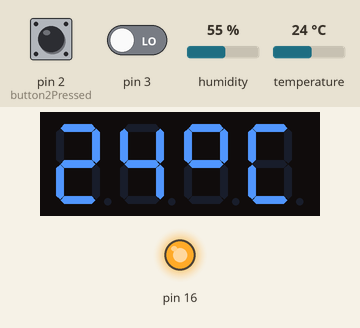
This sketch was run on a simulated Arduino Uno, built with avr-gcc and run on an emulated ATmega328P. On the bench: 4-digit seven-segment display, output pins drawn as LEDs (lit = HIGH). The test bench sets the inputs (shaded band); at power-on: pin 2 (button2Pressed) HIGH, temperature 24 °C, pin 3 LOW, humidity 55 %. What the sketch prints to the serial monitor is not drawn.

Above: at 3.3 s.
3.4 s: pin 2 (button2Pressed) pulled LOW for 2.9 s
At 5.5 s:
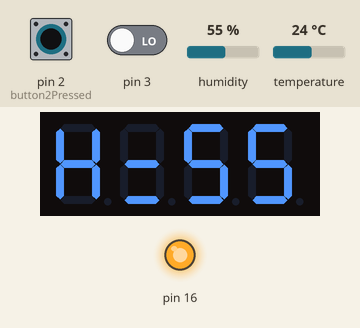
9.0 s: temperature set to 21 °C
At 12.0 s:
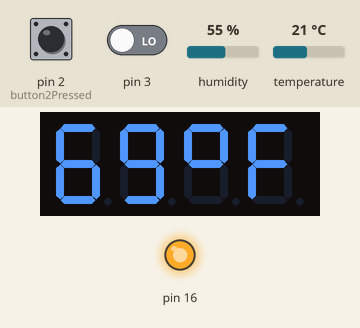
12.8 s: temperature set to 18 °C
At 16.0 s:
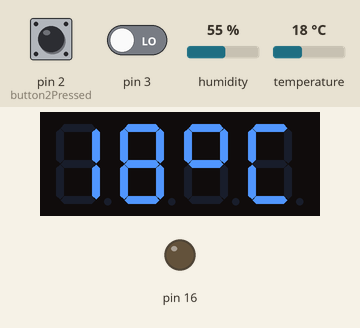
19.7 s: pin 2 (button2Pressed) pulled LOW for 2.9 s
At 21.4 s:
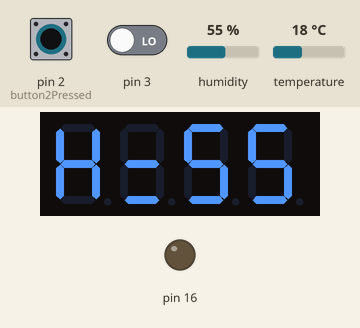
24.1 s: temperature set to 12 °C
At 26.8 s:
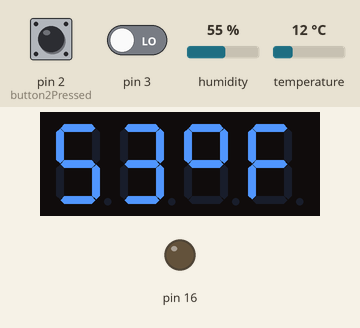
Timing chart, 0 to 28.3 s (numbered marks = the images above; inputs shaded):
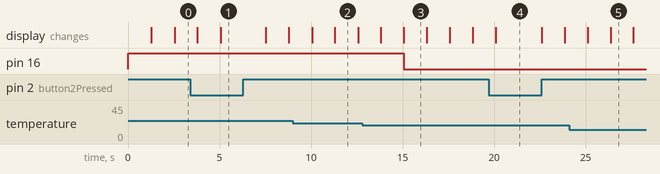

The sketch:

Dht_display_code.ino
```cpp
#include <SevSeg.h>
//#include <stdlib.h>
#include <DHT.h>
//#include <DHT_U.h>

// Setup for temperature Sensor
SevSeg sevseg;
#define Type DHT11
int sensePin = 9;
DHT HT(sensePin,Type);
float humidity;
float tempC;
float tempF;
float threshold = 20.0;
int read;


// pins for segments of display
  byte a = A3;
  byte b = A4;
  byte c = 4;
  byte d = 5;
  byte e = 6;
  byte f = 7;
  byte g = 8;
  byte dp = 0;
// pins for digits
  byte d4 = 10;
  byte d3 = 11;
  byte d2 = 12;
  byte d1 = 13;

// Intermediate values to show on display
  int c1;
  int c2;
  int f1;
  int f2;
  int h1;
  int h2;
  uint8_t pos1;
  uint8_t pos2;
  uint8_t degree = 0b01100011;
  uint8_t celcius = 0b00111001;
  uint8_t faranheit = 0b01110001;
  uint8_t humid = 0b01110110;
  uint8_t equal = 0b01001000;

//int passiveBuzz = A2;

// variables used for humidity Interrupt
volatile  boolean flag;
volatile int button2State;

void setup() {
// setup for 4 digit display
  byte numDigits = 4;
  byte digitPins[] = {d1,d2,d3,d4};
  byte segmentPins[] = {a,b,c,d,e,f,g,dp};
  bool resistorsOnSegments = false; // 'false' means resistors are on digit pins
  byte hardwareConfig = COMMON_CATHODE; // See README.md for options
  bool updateWithDelays = false; // Default 'false' is Recommended
  bool leadingZeros = false; // Use 'true' if you'd like to keep the leading zeros
  bool disableDecPoint = false; // Use 'true' if your decimal point doesn't exist or isn't connected. Then, you only need to specify 7 segmentPins[]
  sevseg.begin(hardwareConfig, numDigits, digitPins, segmentPins, resistorsOnSegments,
  updateWithDelays, leadingZeros, disableDecPoint);
  sevseg.setBrightness(90);

  HT.begin(); // Starting the sensor

  //pinMode(passiveBuzz,OUTPUT);
  //assembly line code to set pin A2 as Output pin
  asm (
      "sbi %0, %1 \n"
      : : "I" (_SFR_IO_ADDR(DDRC)), "I" (DDC2)
  );

  Serial.begin(9600);


pinMode(9, INPUT),
//humidity interrupt
  pinMode(2,INPUT_PULLUP);
  attachInterrupt(digitalPinToInterrupt(2),button2Pressed,CHANGE);
//interrupt to increment temperature threshold
  pinMode(3,INPUT);
  attachInterrupt(digitalPinToInterrupt(3),button3Pressed,RISING);

}

void loop() {
//digitalWrite(passiveBuzz,LOW);
//digitalWrite(A2,LOW);
//assembly line code to deactivate passive buzzer at pin A2
  asm (
  "cbi %0, %1 \n"
  : : "I" (_SFR_IO_ADDR(PORTC)), "I" (PORTC2)
);

  humidity = HT.readHumidity();
  h2 = (int)humidity % 10;
  h1 = ((int)humidity - h2)/10;
  tempC = HT.readTemperature();
  c2 = (int)tempC % 10;
  c1 = ((int)tempC - c2)/10;
  tempF = (tempC * 1.8) + 32;
  f2 = (int)tempF % 10;
  f1 = ((int)tempF - c2)/10;

if (tempC>=threshold) {
 //digitalWrite(passiveBuzz,HIGH);
 //digitalWrite(A2,HIGH);
 //assembly line code to activate passive buzzer at pin A2
  asm (
  "sbi %0, %1 \n"
  : : "I" (_SFR_IO_ADDR(PORTC)), "I" (PORTC2)
  );
}

if(flag==false){ //showing temperature when right button uunpressed
  pos1 = displayVal(c1);
  pos2 = displayVal(c2);

  uint8_t cels[4] = {pos1, pos2, degree, celcius};
  sevseg.setSegments(cels);
  sevseg.refreshDisplay();
  delayDisplay();


  pos1 = displayVal(f1);
  pos2 = displayVal(f2);

  uint8_t far[4] = {pos1, pos2, degree, faranheit};
  sevseg.setSegments(far);
  sevseg.refreshDisplay();
  delayDisplay();
  }else{ // showing humidity when right button pressed

  pos1 = displayVal(h1);
  pos2 = displayVal(h2);

  uint8_t hum[4] = {humid, equal, pos1,pos2};
  sevseg.setSegments(hum);
  sevseg.refreshDisplay();
  delayDisplay();
  }
  // to Check current temperature threshold value using serial monitor
  //Serial.print("tempeature threshold in °C: ");
  //Serial.println(threshold);

  //read= Serial.read(9);
  Serial.print(HT.read());
}

//function to convert single digit integers into a form used by the sevseg library
uint8_t displayVal(int num){
switch (num) {
  case 0:
    return 0b00111111;
    break;
  case 1:
    return 0b00000110;
    break;
  case 2:
    return 0b01011011;
    break;
  case 3:
    return 0b01001111;
    break;
  case 4:
    return 0b01100110;
    break;
  case 5:
    return 0b01101101;
    break;
  case 6:
    return 0b01111101;
    break;
  case 7:
    return 0b01111101;
    break;
  case 8:
    return 0b01111111;
    break;
  case 9:
    return 0b01101111;
    break;
  default:
    // if nothing else matches, do the default
    // default is optional
    return 0b00111111;
    break;
}
}

//function to refresh and delay the display
void delayDisplay(){
  for (int i = 0; i <= 1000; i++){
    //delay(1);
    // assembly line code to delay for almost 1ms
    asm volatile (
    "delay_loop: \n\t"
    "ldi r17, 255 \n\t"  // Load immediate value 100 into register r18
    "l1: ldi r18, 21 \n\t"  // Load immediate value 100 into register r17
    "l2: dec r18 \n\t"  // Decrement register r18
    "brne l2 \n\t"  // Branch if not equal to zero to delay_loop
    "dec r17 \n\t"  // Decrement register r17
    "brne l1 \n\t"  // Branch if not equal to zero to delay_loop
    );

    sevseg.refreshDisplay();
  }
}

//function for humidity interrupt
  void button2Pressed(){
    button2State = digitalRead(2);
    if(button2State==LOW){
       flag=true;
    }
    if(button2State==HIGH){
       flag=false;
    }
  }

//function for interrupt to increment threshold value
  void button3Pressed(){
       threshold++;
  }
```

Measured:
- the behaviour switches between 20 and 19 °C on temperature (found by bisection; images 2 and 3)
- after the input at 3.4 s, the display: first differs from a run without the input after 1.7 s (image 1)
- after the input at 9.0 s, the display: first changes after 1.1 s (image 2 shows a later state)
- after the input at 12.8 s, pin 16: HIGH → LOW after 2.3 s; the display: first differs from a run without the input after 2.3 s (image 3)
- after the input at 19.7 s, the display: changes after 0.38 s (image 4)
- after the input at 24.1 s, the display: first changes after 1.0 s (image 5 shows a later state)
- what the display in image 2 shows lasts 1.3 s, from 11.3 s to 12.6 s
